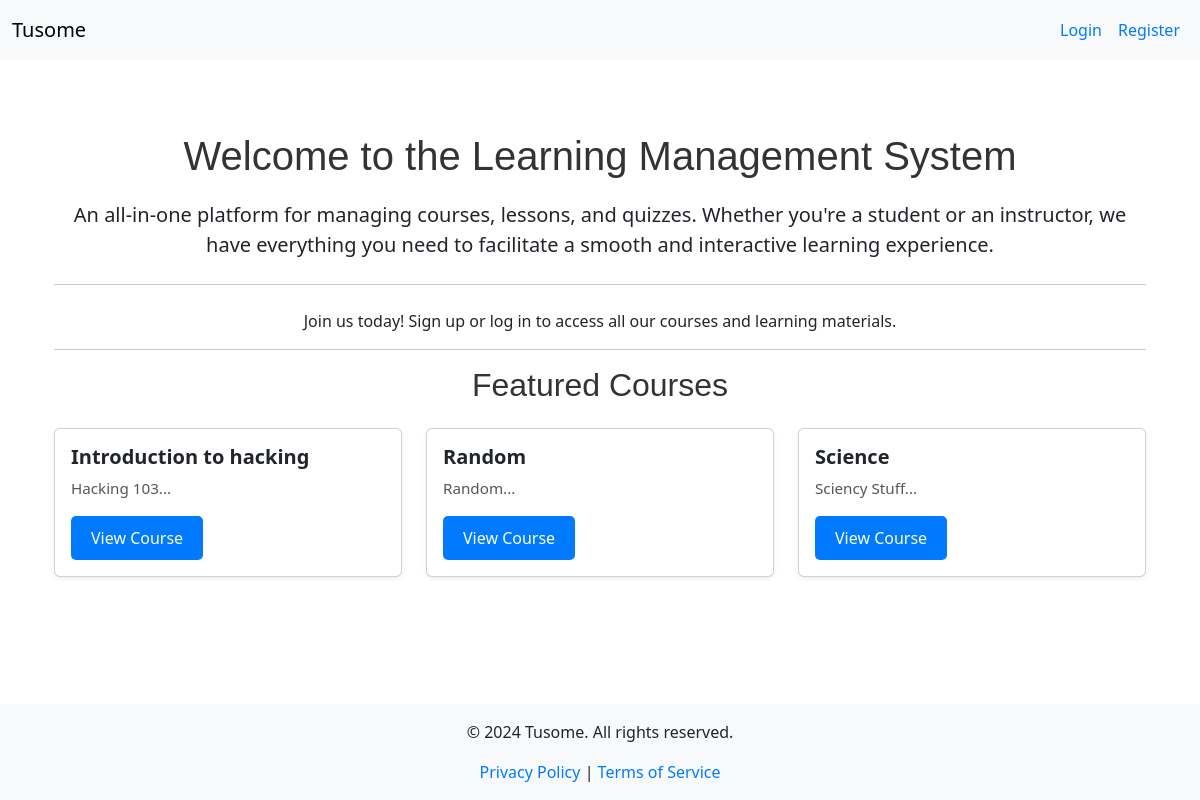
Before: / with the older database file.
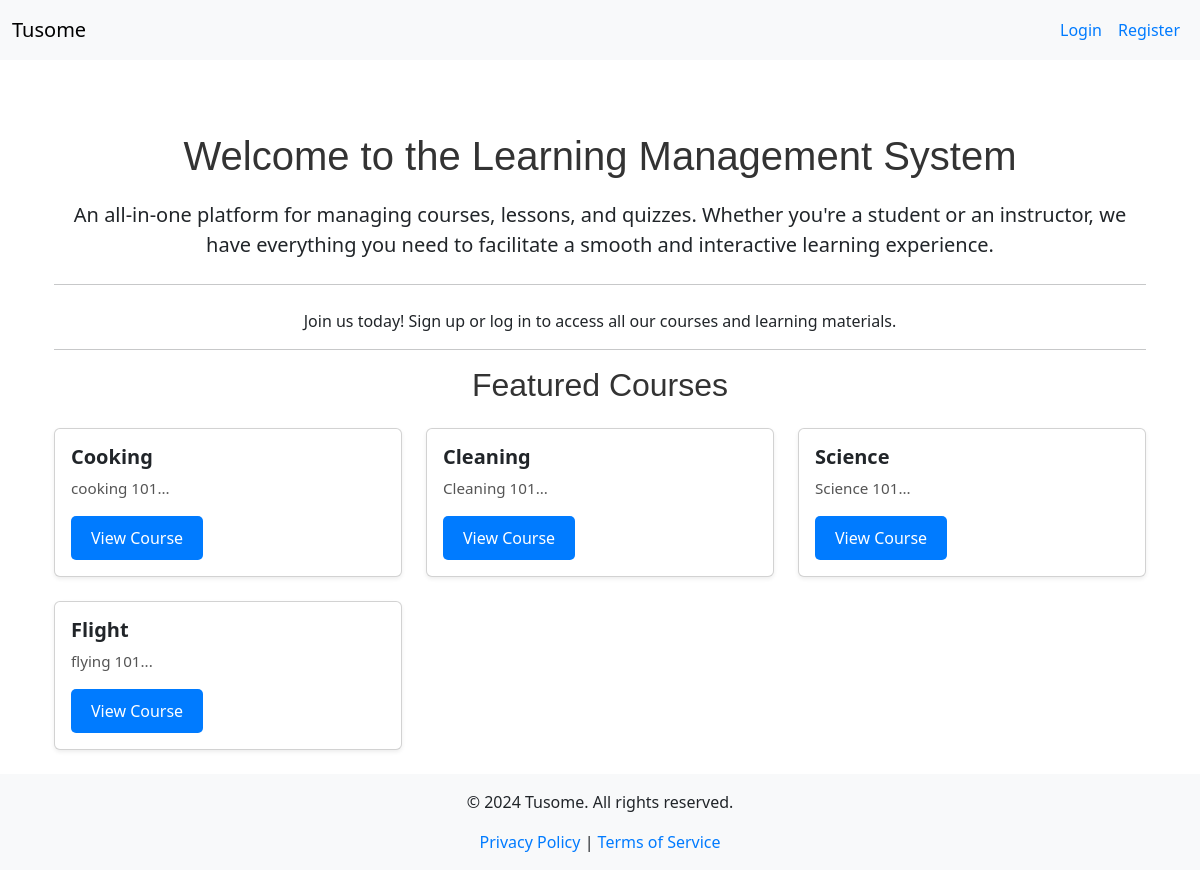
After: the same page with the newer database file.
### models.py (models this page shows)
class Course(db.Model):
    id = db.Column(db.Integer, primary_key=True)
    title = db.Column(db.String(200), nullable=False)
    description = db.Column(db.Text, nullable=False)
    is_featured = db.Column(db.Boolean, default=False)
    instructor_id = db.Column(db.Integer, db.ForeignKey('instructor.id'), nullable=False)
    instructor = db.relationship('Instructor', back_populates='courses')
    lessons = db.relationship('Lesson', back_populates='course', lazy=True)
    quizzes = db.relationship('Quiz', back_populates='course', lazy=True)
    materials = db.relationship('CourseMaterial', back_populates='course', lazy=True)
    enrollments = db.relationship('Enrollment', back_populates='course', lazy=True)
    submissions = db.relationship('Submission', back_populates='course', lazy=True)

### app.py (the view)
@app.route('/')
def index():
    courses = Course.query.filter_by(is_featured=True).all()  # Assuming there's an is_featured field
    return render_template('index.html', courses=courses)

### app.py (called while the page is built)
@app.context_processor
def inject_current_year():
    return {'current_year': datetime.utcnow().year}

@app.context_processor
def inject_roleenum():
    return dict(RoleEnum=RoleEnum)

### templates/index.html (shortened to what this page needs)
{% extends "base.html" %}
{% block content %}
<div class="container mt-5">
    <div class="jumbotron text-center">
        <h1>Welcome to the Learning Management System</h1>
        <p class="lead">An all-in-one platform for managing courses, lessons, and quizzes. Whether you're a student or an instructor, we have everything you need to facilitate a smooth and interactive learning experience.</p>
        <hr class="my-4">
        {% if not current_user.is_authenticated %}
            <p>Join us today! Sign up or log in to access all our courses and learning materials.</p>
        {% endif %}
    </div>
    <hr>
    <h2 class="text-center mb-4">Featured Courses</h2>
    <div class="row">
        {% for course in courses %}
        <div class="col-md-4">
            <div class="card mb-4 shadow-sm">
                <div class="card-body">
                    <h5 class="card-title">{{ course.title }}</h5>
                    <p class="card-text">{{ course.description[:100] }}...</p>
                    <a href="{{ url_for('course_details', course_id=course.id) }}" class="btn btn-primary">View Course</a>
                </div>
            </div>
        </div>
        {% else %}
        <p>No courses available at the moment. Please check back later.</p>
        {% endfor %}
    </div>
</div>
{% endblock %}

Changed rows visible on the page:
no longer on this page (row edited): Course: title "Introduction to hacking", description "Hacking 103"
removed Course: title "Random", description "Random"
now on this page (row edited): Course: title "Cooking", description "cooking 101"
added Course: title "Cleaning", description "Cleaning 101"
changed Course "Science": description "Sciency Stuff" → "Science 101"
added Course: title "Flight", description "flying 101"
